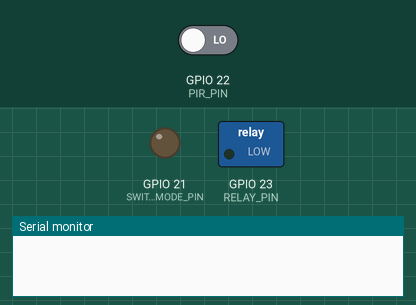
Bench run of a sketch on a simulated ESP32. On the bench: switched loads named in the sketch (green lamp = pin HIGH), output pins drawn as LEDs (lit = HIGH), the last lines printed to the serial monitor. The inputs (shaded band) are chosen by the test bench; at power-on: GPIO 22 (PIR_PIN) LOW. I2S audio is not simulated (input reads silence).

Above: at 0.1 s.
At 4.8 s:
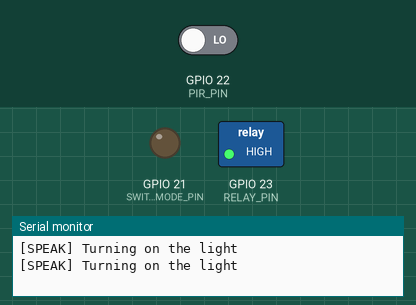
4.9 s: GPIO 22 (PIR_PIN) driven HIGH
Timing chart, 0 to 7.9 s (numbered marks = the images above; inputs shaded):
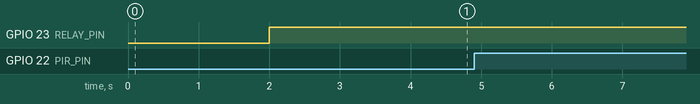

The sketch:

AI.ino.ino
```cpp
// ESP32 Voice Assistant Core
#include <WiFi.h>
#include <HTTPClient.h>
#include <driver/i2s.h>

#define RELAY_PIN 23
#define PIR_PIN 22
#define SWITCH_MODE_PIN 21
#define SPEAKER_BCLK 26
#define SPEAKER_LRC 25
#define SPEAKER_DOUT 27

bool gestureMode = false;

void setup() {
  Serial.begin(115200);
  pinMode(RELAY_PIN, OUTPUT);
  pinMode(PIR_PIN, INPUT);
  pinMode(SWITCH_MODE_PIN, OUTPUT);

  digitalWrite(SWITCH_MODE_PIN, LOW); // Start in voice mode

  // Init I2S for speaker
  i2s_config_t i2s_config = {
    .mode = (i2s_mode_t)(I2S_MODE_MASTER | I2S_MODE_TX),
    .sample_rate = 16000,
    .bits_per_sample = I2S_BITS_PER_SAMPLE_16BIT,
    .channel_format = I2S_CHANNEL_FMT_ONLY_RIGHT,
    .communication_format = I2S_COMM_FORMAT_I2S,
    .intr_alloc_flags = ESP_INTR_FLAG_LEVEL1,
    .dma_buf_count = 8,
    .dma_buf_len = 64,
    .use_apll = false,
    .tx_desc_auto_clear = true
  };

  i2s_pin_config_t pin_config = {
    .bck_io_num = SPEAKER_BCLK,
    .ws_io_num = SPEAKER_LRC,
    .data_out_num = SPEAKER_DOUT,
    .data_in_num = I2S_PIN_NO_CHANGE
  };

  i2s_driver_install(I2S_NUM_0, &i2s_config, 0, NULL);
  i2s_set_pin(I2S_NUM_0, &pin_config);
}

void loop() {
  if (digitalRead(PIR_PIN)) {
    Serial.println("Intruder Detected!");
    // Optional: Send alert via WiFi
    // HTTPClient http;
    // http.begin("http://your-server.local/fire");
    // http.GET();
  }

  String voiceCommand = listenToCommand(); // You can fake it for now
  handleCommand(voiceCommand);
}

String listenToCommand() {
  // Dummy function for now
  delay(2000);
  return "turn on light";
}

void handleCommand(String cmd) {
  cmd.toLowerCase();

  if (cmd.indexOf("turn on light") != -1) {
    digitalWrite(RELAY_PIN, HIGH);
    speak("Turning on the light");
  } else if (cmd.indexOf("turn off light") != -1) {
    digitalWrite(RELAY_PIN, LOW);
    speak("Turning off the light");
  } else if (cmd.indexOf("gesture mode") != -1) {
    gestureMode = true;
    digitalWrite(SWITCH_MODE_PIN, HIGH);
    speak("Switching to gesture mode");
  } else if (cmd.indexOf("voice mode") != -1) {
    gestureMode = false;
    digitalWrite(SWITCH_MODE_PIN, LOW);
    speak("Back to voice mode");
  }
}

void speak(String msg) {
  // Placeholder – replace with actual TTS or audio playback
  Serial.println("[SPEAK] " + msg);
}
```
